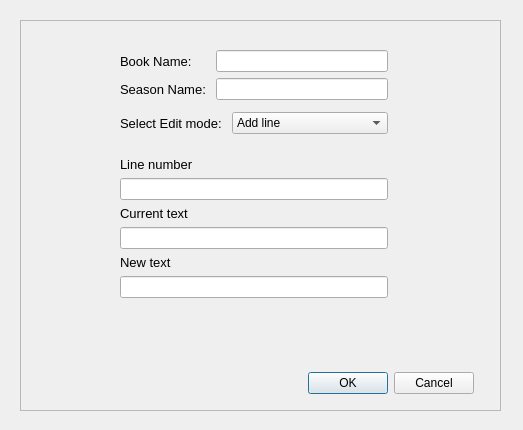
<?xml version="1.0" encoding="UTF-8"?>
<ui version="4.0">
 <class>edit_book</class>
 <widget class="QDialog" name="edit_book">
  <property name="geometry">
   <rect>
    <x>0</x>
    <y>0</y>
    <width>523</width>
    <height>430</height>
   </rect>
  </property>
  <property name="windowTitle">
   <string>Create new season</string>
  </property>
  <widget class="QFrame" name="frame">
   <property name="geometry">
    <rect>
     <x>20</x>
     <y>20</y>
     <width>481</width>
     <height>391</height>
    </rect>
   </property>
   <property name="frameShape">
    <enum>QFrame::StyledPanel</enum>
   </property>
   <property name="frameShadow">
    <enum>QFrame::Raised</enum>
   </property>
   <widget class="QWidget" name="layoutWidget">
    <property name="geometry">
     <rect>
      <x>100</x>
      <y>30</y>
      <width>268</width>
      <height>342</height>
     </rect>
    </property>
    <layout class="QVBoxLayout" name="verticalLayout_2">
     <item>
      <layout class="QVBoxLayout" name="verticalLayout_3">
       <item>
        <layout class="QFormLayout" name="formLayout_2">
         <item row="0" column="0">
          <widget class="QLabel" name="bookNameLabel">
           <property name="font">
            <font>
             <pointsize>10</pointsize>
            </font>
           </property>
           <property name="text">
            <string>Book Name:     </string>
           </property>
          </widget>
         </item>
         <item row="0" column="1">
          <widget class="QLineEdit" name="bookNameLineEdit"/>
         </item>
        </layout>
       </item>
       <item>
        <layout class="QFormLayout" name="formLayout_3">
         <item row="0" column="0">
          <widget class="QLabel" name="seasonNameLabel">
           <property name="font">
            <font>
             <pointsize>10</pointsize>
            </font>
           </property>
           <property name="text">
            <string>Season Name: </string>
           </property>
          </widget>
         </item>
         <item row="0" column="1">
          <widget class="QLineEdit" name="seasonNameLineEdit"/>
         </item>
        </layout>
       </item>
      </layout>
     </item>
     <item>
      <layout class="QFormLayout" name="formLayout">
       <item row="1" column="0">
        <widget class="QLabel" name="whatDoYouWantToDoLabel">
         <property name="font">
          <font>
           <pointsize>10</pointsize>
          </font>
         </property>
         <property name="text">
          <string>Select Edit mode: </string>
         </property>
        </widget>
       </item>
       <item row="1" column="1">
        <widget class="QComboBox" name="whatDoYouWantToDoComboBox">
         <item>
          <property name="text">
           <string>Add line</string>
          </property>
         </item>
         <item>
          <property name="text">
           <string>Change line</string>
          </property>
         </item>
         <item>
          <property name="text">
           <string>Remove line</string>
          </property>
         </item>
        </widget>
       </item>
       <item row="0" column="0">
        <spacer name="verticalSpacer">
         <property name="orientation">
          <enum>Qt::Vertical</enum>
         </property>
         <property name="sizeHint" stdset="0">
          <size>
           <width>20</width>
           <height>18</height>
          </size>
         </property>
        </spacer>
       </item>
       <item row="2" column="0">
        <spacer name="verticalSpacer_6">
         <property name="orientation">
          <enum>Qt::Vertical</enum>
         </property>
         <property name="sizeHint" stdset="0">
          <size>
           <width>20</width>
           <height>40</height>
          </size>
         </property>
        </spacer>
       </item>
      </layout>
     </item>
     <item>
      <layout class="QVBoxLayout" name="verticalLayout">
       <item>
        <spacer name="verticalSpacer_2">
         <property name="orientation">
          <enum>Qt::Vertical</enum>
         </property>
         <property name="sizeHint" stdset="0">
          <size>
           <width>20</width>
           <height>28</height>
          </size>
         </property>
        </spacer>
       </item>
       <item>
        <widget class="QLabel" name="label">
         <property name="font">
          <font>
           <pointsize>10</pointsize>
          </font>
         </property>
         <property name="text">
          <string>Line number</string>
         </property>
        </widget>
       </item>
       <item>
        <widget class="QLineEdit" name="lineEdit_line_number"/>
       </item>
       <item>
        <widget class="QLabel" name="label_2">
         <property name="font">
          <font>
           <pointsize>10</pointsize>
          </font>
         </property>
         <property name="text">
          <string>Current text</string>
         </property>
        </widget>
       </item>
       <item>
        <widget class="QLineEdit" name="lineEdit_current_text"/>
       </item>
       <item>
        <widget class="QLabel" name="label_3">
         <property name="font">
          <font>
           <pointsize>10</pointsize>
          </font>
         </property>
         <property name="text">
          <string>New text</string>
         </property>
        </widget>
       </item>
       <item>
        <widget class="QLineEdit" name="lineEdit_new_text"/>
       </item>
       <item>
        <spacer name="verticalSpacer_3">
         <property name="orientation">
          <enum>Qt::Vertical</enum>
         </property>
         <property name="sizeHint" stdset="0">
          <size>
           <width>20</width>
           <height>118</height>
          </size>
         </property>
        </spacer>
       </item>
      </layout>
     </item>
    </layout>
   </widget>
   <widget class="QDialogButtonBox" name="buttonBox">
    <property name="geometry">
     <rect>
      <x>190</x>
      <y>350</y>
      <width>264</width>
      <height>27</height>
     </rect>
    </property>
    <property name="standardButtons">
     <set>QDialogButtonBox::Cancel|QDialogButtonBox::Ok</set>
    </property>
   </widget>
  </widget>
  <widget class="QLabel" name="background">
   <property name="geometry">
    <rect>
     <x>-10</x>
     <y>-10</y>
     <width>551</width>
     <height>451</height>
    </rect>
   </property>
   <property name="text">
    <string/>
   </property>
  </widget>
  <zorder>background</zorder>
  <zorder>frame</zorder>
 </widget>
 <resources/>
 <connections/>
</ui>
